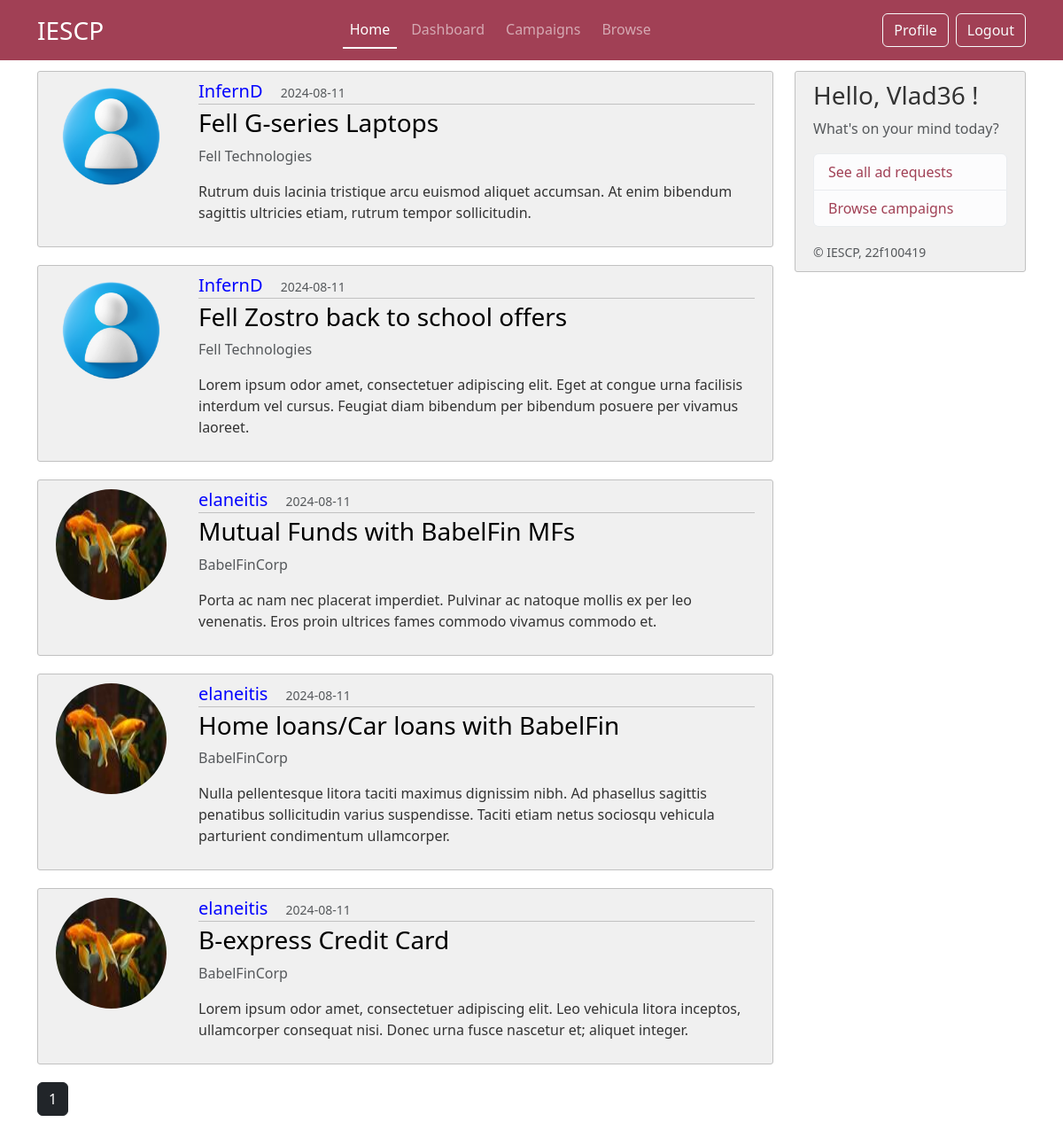
The page /home (signed in) on the database its author committed.
### iescp/models.py (models this page shows, shortened)
class Post(db.Model):
     id = db.Column(db.Integer, primary_key=True)
     title = db.Column(db.String(100), nullable =False)
     date_posted = db.Column(db.DateTime, nullable =False, default =datetime.now(timezone.utc))
     description = db.Column(db.Text, nullable =False)
     budget = db.Column(db.String(20), nullable =False)
     industry = db.Column(db.String(20), nullable =False)
     end_date = db.Column(db.DateTime, nullable =False)
     user_id = db.Column(db.Integer,db.ForeignKey('sponsor.id'),nullable= False)
     status = db.Column(db.String(20), nullable=False, default='Public')
     author = db.relationship('Sponsor', backref='posts', lazy=True)

class CommonUser(db.Model,UserMixin):
     __tablename__ = 'commonuser'
     id = db.Column(db.Integer, primary_key=True)
     role = db.Column(db.String(25), nullable=False) # sponsor or creator
     username = db.Column(db.String(16), unique=True, nullable =False)
     password = db.Column(db.String(60), nullable =False)
     email = db.Column(db.String(50), unique=True, nullable =False)
     firstname = db.Column(db.String(50), nullable=False)
     lastname = db.Column(db.String(50), nullable=False)
     profile_pic = db.Column(db.String(16), nullable =False, default='default.jpg')
     status = db.Column(db.String(12), nullable= False, default='Public') #public or private profile for browse page
     flag = db.Column(db.String(5), nullable=False, default='No') # flag for admin
     phone_no = db.Column(db.String(16), nullable = False)

class Sponsor(db.Model, UserMixin):
     __tablename__ = 'sponsor'
     id = db.Column(db.Integer, primary_key=True)
     company = db.Column(db.String(50), nullable = False)
     industry = db.Column(db.String(50), nullable=False)
     website= db.Column(db.String(120), nullable=False)
     company_address = db.Column(db.Text, nullable=False)
     common_id = db.Column(db.Integer, db.ForeignKey('commonuser.id'), nullable = False)
     common_user = db.relationship('CommonUser', backref='sponsor', uselist=False)

### iescp/routes.py (the view)
@app.route("/home")
@login_required
def home():
     page = request.args.get('page',default=1,type=int)
     posts = Post.query.order_by(Post.date_posted.desc()).paginate(page=page, per_page=6)
     return render_template('index.html', title="Home" ,ads_posts= posts)

### iescp/models.py (called while the page is built)
@login_manager.user_loader
def load_user(user_id):
     return CommonUser.query.get(int(user_id))

### iescp/templates/index.html
{% extends "layout.html" %}
{% block content %}
        {% for post in ads_posts.items %}
            <article class="d-flex content-section">
                <div class="flex-shrink-0">
                    <img src="{{ url_for('static', filename='images/profile_pics/'+ post.author.common_user.profile_pic) }}" alt="{{post.author.common_user.username}}'s profile image" class="rounded-circle account-img">
                </div>
                <div class="flex-grow-1 ms-3">
                    <div class="article-metadata justify-content-between">
                        <a class="h5" href="{{ url_for('sponsor_view',username=post.author.common_user.username) }}" style="margin-right: 1rem;"> {{ post.author.common_user.username }}</a>
                        <small class="text-muted"> {{ post.date_posted.strftime('%Y-%m-%d') }}</small>
                    </div>
                    <h3><a class="article-title h3" href="{{ url_for('post',post_id=post.id)}}"> {{ post.title }} </a></h3>
                    <p class="text-muted">{{ post.author.company }}</p>
                    <p class="article-content"> {{ post.description }} </p>
                </div>
            </article>
        {% endfor %}
        {% for page_num in ads_posts.iter_pages(left_edge=1, right_edge=1, left_current=1, right_current=2) %}
            {% if page_num %}
                {% if ads_posts.page == page_num %}
                    <a class="btn btn-dark mb-3" href="{{ url_for('home', page=page_num) }}"> {{ page_num }}</a>
                {% else %}
                    <a class="btn btn-outline-dark mb-3" href="{{ url_for('home', page=page_num) }}"> {{ page_num }}</a>
                {% endif %}
            {% else %}
                ...
            {% endif %}
        {% endfor %}
{% endblock content %}

### iescp/templates/layout.html (shortened to what this page needs)
<!DOCTYPE html>
<html>
    <head>
        <link href="https://cdn.jsdelivr.net/npm/bootstrap@5.3.3/dist/css/bootstrap.min.css" rel="stylesheet">
        <link rel="stylesheet" type="text/css" href="{{ url_for('static', filename='css/layout.css') }}">
    </head>
    <body>
        {% if current_user.email!='admin@admin.com'%}
        <header class="site-header">
            <nav class="navbar navbar-expand-md fixed-top" data-bs-theme="dark">
                <div class="container">
                    <a class="navbar-brand fs-3" href="{{ url_for('home') }}" >IESCP</a>
                    <div class="collapse navbar-collapse" id="navbarSupportedContent">
                        <ul class="navbar-nav nav-underline ms-auto mb-2 mb-lg-0 gap-2">
                            <li class="nav-item">
                                <a class="nav-link {{ 'active' if request.endpoint == 'home' }}" aria-current="page" href="{{ url_for('home') }}"> Home </a>
                            </li>
                            <li class="nav-item">
                                <a class="nav-link {{ 'active' if request.endpoint == 'dashboard' }}" href="{{ url_for('dashboard') }}"> Dashboard </a>
                            </li>
                            <li class="nav-item">
                                <a class="nav-link {{ 'active' if request.endpoint == 'campaign' }}" href="{{ url_for('campaign') }}"> Campaigns </a>
                            </li>
                            <li class="nav-item">
                                <a class="nav-link {{ 'active' if request.endpoint == 'browse' }}" href="{{ url_for('browse') }}"> Browse </a>
                            </li>
                        </ul>
                        <ul class="navbar-nav ms-auto mb-2 mb-lg-0 gap-2">
                            <li class="nav-item">
                                {% if current_user.role=='Creator' %}
                                    <a class="btn btn-outline-light" href="{{url_for('creator_profile')}}"> Profile </a>
                                {% endif %}
                            </li>
                            <li class="nav-item">
                                <a class="btn btn-outline-light" href="{{ url_for('logout') }}"> Logout </a>
                            </li>
                        </ul>
                    </div>
            </nav>
        </header>
        <main role="main" class="container">
            <div class="row">
                <div class="col-md-9">
                    {% block content %} {% endblock %}
                </div>
                <div class="col-md-3">
                    <div class="content-section sticky-top">
                        <h3> Hello, {{ current_user.username }} ! </h3>
                        <p class='text-muted'> What's on your mind today?
                        <ul class="list-group">
                            {% if current_user.role == "Creator" %}
                            <li class="list-group-item list-group-item-action list-group-item-light"> <a href="{{ url_for('campaign') }}"> See all ad requests </a> </li>
                            <li class="list-group-item list-group-item-action list-group-item-light"> <a href="{{ url_for('browse') }}"> Browse campaigns </a> </li>
                            {% endif %}
                        </ul>
                        </p>
                        <small class="text-muted">&copy; IESCP, 22f100419</small>
                    </div>
                </div>
            </div>
        </main>
        {% endif %}
    </body>
</html>

### iescp/static/css/layout.css (style rules this page uses)
.navbar { background-color: #a14055; }
.sticky-top { top: 80px; }
body { background: #fff; color: #333333; margin-top: 5rem; height: 100vh; }
body::before { content: ''; position: fixed; top: 0; left: 0; width: 100%; height: 100%; background-image: url('../images/layout-bg-2.png'); background-size: cover; background-repeat: no-repeat; background-position: center; background-attachment: fixed; opacity: 0.3; z-index: -1; }
.site-header .navbar-nav .nav-link.active { font-weight: 500; }
.content-section { background: #f0f0f0; padding: 10px 20px; border: 1px solid #c1c1c1; border-radius: 3px; margin-bottom: 20px; }
a { text-decoration: none; }
.article-title { color: #000; }
.article-content { white-space: pre-line; }
.article-metadata { padding-bottom: 1px; margin-bottom: 4px; color: blue; text-decoration: none; border-bottom: 1px solid #c1c1c1; }
.account-img { height: 125px; width: 125px; margin-right: 20px; margin-bottom: 16px; }
.list-group a { color: #a14055; }

### rows shown on the page
Post: profile_pic (placeholder picture), author.common_user.username "InfernD", date_posted "2024-08-11", title "Fell G-series Laptops", author.company "Fell Technologies", description "Rutrum duis lacinia tristique arcu euismod aliquet accumsan. At enim bibendum sagittis ultricies etiam, rutrum tempor sollicitudin."
Post: profile_pic (placeholder picture), author.common_user.username "InfernD", date_posted "2024-08-11", title "Fell Zostro back to school offers", author.company "Fell Technologies", description "Lorem ipsum odor amet, consectetuer adipiscing elit. Eget at congue urna facilisis interdum vel cursus. Feugiat diam bibendum per bibendum posuere per vivamus laoreet."
Post: profile_pic (picture), author.common_user.username "elaneitis", date_posted "2024-08-11", title "Mutual Funds with BabelFin MFs", author.company "BabelFinCorp", description "Porta ac nam nec placerat imperdiet. Pulvinar ac natoque mollis ex per leo venenatis. Eros proin ultrices fames commodo vivamus commodo et."
Post: profile_pic (picture), author.common_user.username "elaneitis", date_posted "2024-08-11", title "Home loans/Car loans with BabelFin", author.company "BabelFinCorp", description "Nulla pellentesque litora taciti maximus dignissim nibh. Ad phasellus sagittis penatibus sollicitudin varius suspendisse. Taciti etiam netus sociosqu vehicula parturient condimentum ullamcorper."
Post: profile_pic (picture), author.common_user.username "elaneitis", date_posted "2024-08-11", title "B-express Credit Card", author.company "BabelFinCorp", description "Lorem ipsum odor amet, consectetuer adipiscing elit. Leo vehicula litora inceptos, ullamcorper consequat nisi. Donec urna fusce nascetur et; aliquet integer."
CommonUser: username "Vlad36"

### other values the page prints
{{ page_num }} "1"
